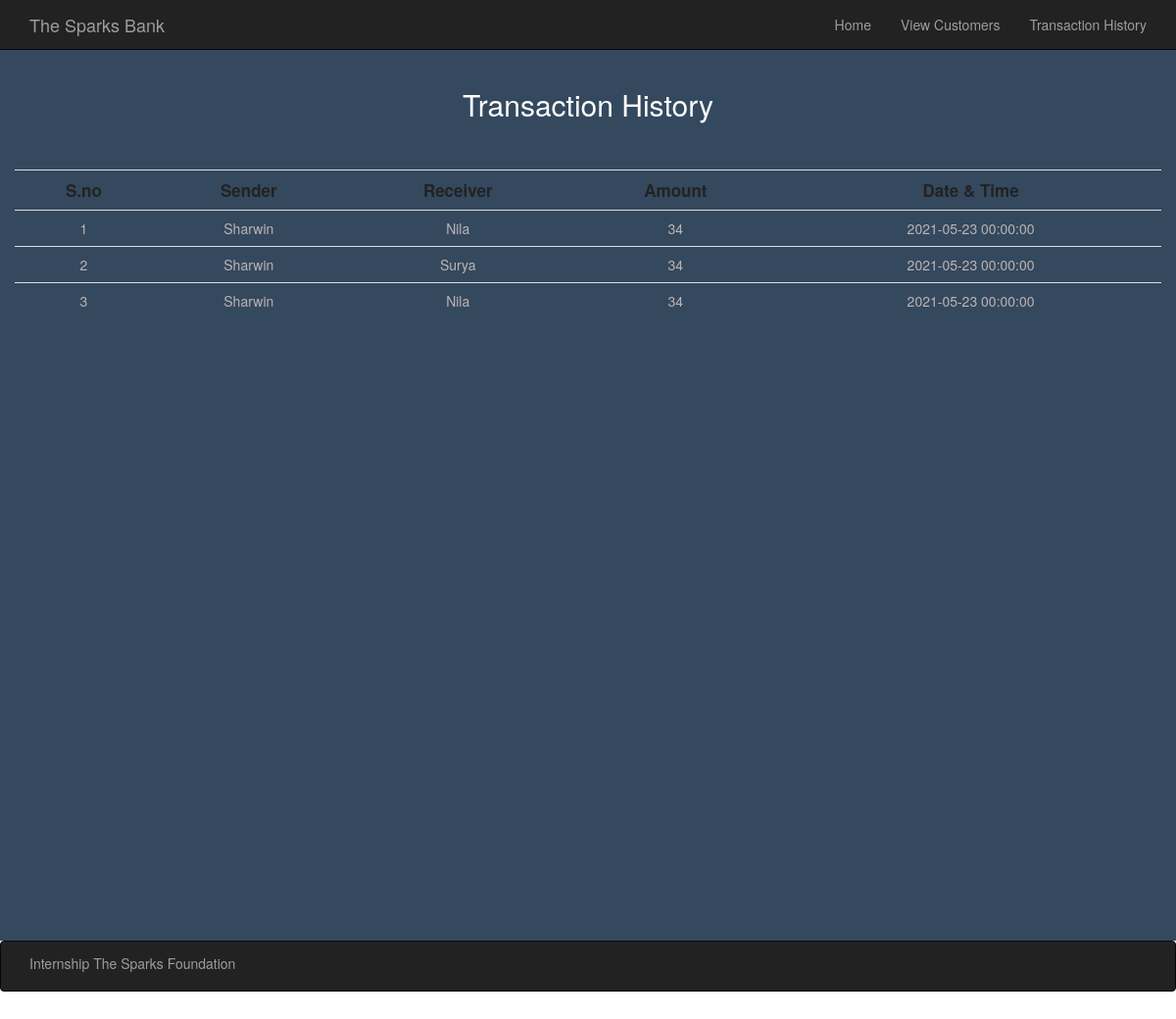
/history.php, run on an earlier commit of the app's database.
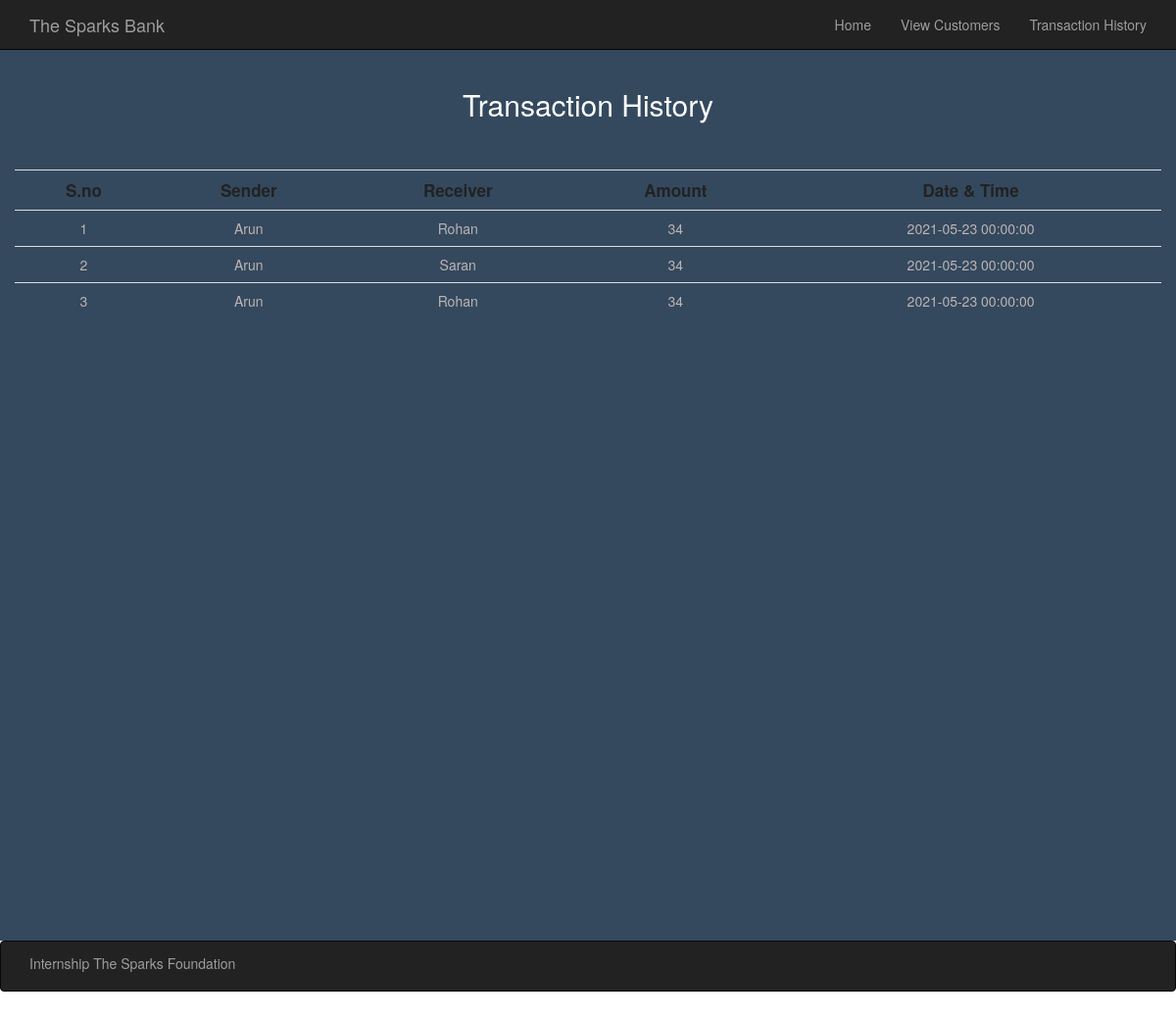
And on a later commit of the database.
### tables this page shows
CREATE TABLE `transaction` (
  `sender` varchar(40) DEFAULT NULL,
  `receiver` varchar(40) DEFAULT NULL,
  `amount` int(40) DEFAULT NULL,
  `timestamp` datetime NOT NULL DEFAULT current_timestamp()
);

### history.php (the view, shortened to what this page needs)
<!DOCTYPE html>
<html lang="en">
<head>
	<link href="css/bootstrap.min.css" rel="stylesheet">
    <link rel="stylesheet" href="https://stackpath.bootstrapcdn.com/font-awesome/4.7.0/css/font-awesome.min.css">
</head>
<body>
<?php
include 'navbar.php';
?>
<div class="container photo-cover">
<h2 class="text-center pt-4" style="padding-top:70px; color: white;">Transaction History</h2>
<div class="table-responsive" style="padding-top:40px;">
			<table class="table ">
				<tr>
                    <th class="text-center" style="color:#222222; font-size: 17px;">S.no</th>
					<th class="text-center" style="color:#222222; font-size: 17px;">Sender</th>
					<th class="text-center" style="color:#222222; font-size: 17px;">Receiver</th>
                    <th class="text-center" style="color:#222222; font-size: 17px;">Amount</th>
                    <th class="text-center" style="color:#222222; font-size: 17px;">Date & Time</th>
				</tr>
            <?php
             include 'connection.php';
             $sql ="SELECT * from transaction";
             $query =mysqli_query($con, $sql);
                $no = 1;
                while($row=mysqli_fetch_assoc($query)){
                    echo '
						<tr>
                            <td class="text-center" style="color:#bdb3b3;">'.$no.'</td>
							<td class="text-center" style="color:#bdb3b3;">'.$row['sender'].'</td>
                            <td class="text-center" style="color:#bdb3b3;">'.$row['receiver'].'</td>
                            <td class="text-center" style="color:#bdb3b3;">'.$row['amount'].'</td>
							<td class="text-center" style="color:#bdb3b3;">'.$row['timestamp'].'</td>
                          </tr>' ;
                          $no++;
                }
?>
                </table>
</div>
</div>
<nav  class="navbar navbar-inverse  ">
  <div class="container">
    <div class="navbar-header">
      <div class="navbar-brand center" ><h5 style="margin-top:0px; ">Internship The Sparks Foundation</h5></div>
    </div>
  </div>
</nav>
</body>
</html>

### navbar.php (shortened to what this page needs)
<nav  class="navbar navbar-inverse navbar-fixed-top ">
  <div class="container">
    <div class="navbar-header">
      <a class="navbar-brand" href="index.php" >The Sparks Bank</a>
    </div>
    <div class="collapse navbar-collapse" id="navbar">
      <ul class="nav navbar-nav navbar-right">
        <li><a href="index.php">Home</a></li>
        <li><a href="viewcustomers.php">View Customers</a></li>
        <li><a href="history.php">Transaction History</a></li>
      </ul>
    </div>
  </div>
</nav>

### history.php (style rules this page uses)
.photo-cover { background: #34495e no-repeat center center / cover fixed; height: 100%; position: relative; width:100% }
html, body, main { height: 120%; }

### navbar.php (style rules this page uses)
.navbar { background: -webkit-linear-gradient(to left, #2C5364, #203A43, #0F2027); }
.navbar-inverse { transition: all 0.2s ease-in; }

What changed in the data, as far as the page shows it:
removed transaction: sender "Sharwin", receiver "Nila", amount "34", timestamp "2021-05-23 00:00:00"
removed transaction: sender "Sharwin", receiver "Surya", amount "34", timestamp "2021-05-23 00:00:00"
removed transaction: sender "Sharwin", receiver "Nila", amount "34", timestamp "2021-05-23 00:00:00"
added transaction: sender "Arun", receiver "Rohan", amount "34", timestamp "2021-05-23 00:00:00"
added transaction: sender "Arun", receiver "Saran", amount "34", timestamp "2021-05-23 00:00:00"
added transaction: sender "Arun", receiver "Rohan", amount "34", timestamp "2021-05-23 00:00:00"
